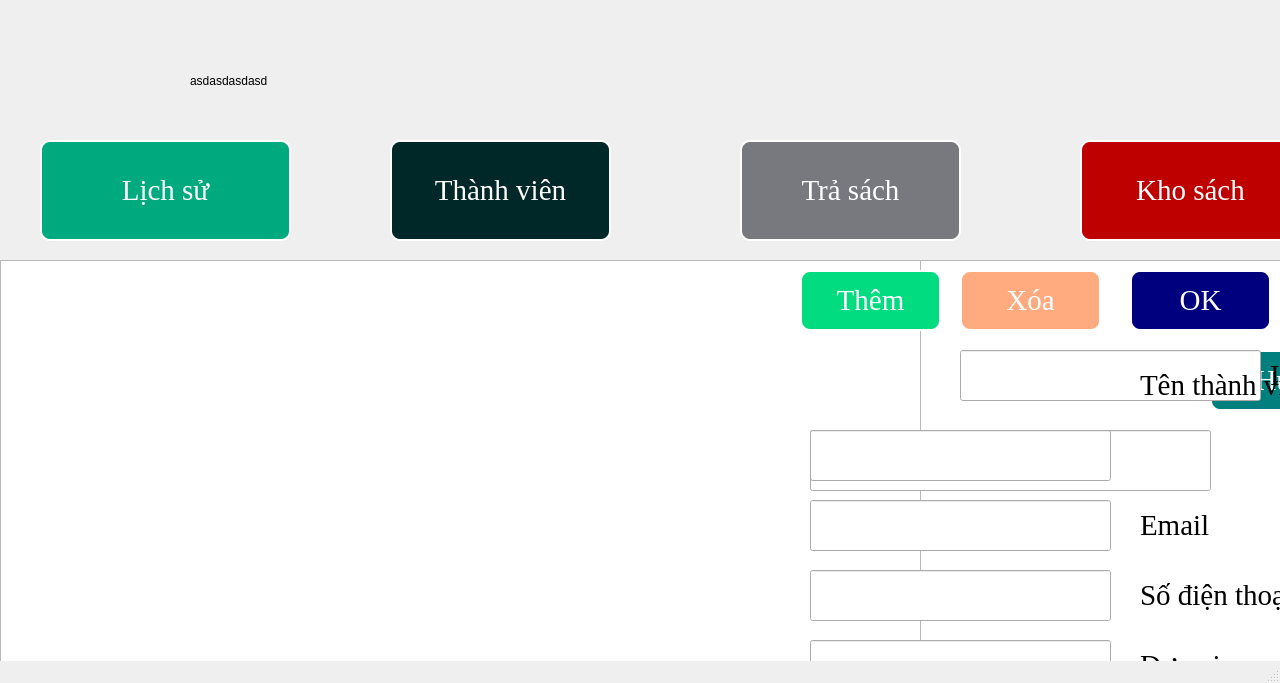
<?xml version="1.0" encoding="UTF-8"?>
<ui version="4.0">
 <class>MainWindow</class>
 <widget class="QMainWindow" name="MainWindow">
  <property name="geometry">
   <rect>
    <x>0</x>
    <y>0</y>
    <width>1280</width>
    <height>683</height>
   </rect>
  </property>
  <property name="maximumSize">
   <size>
    <width>1370</width>
    <height>901</height>
   </size>
  </property>
  <property name="windowTitle">
   <string>MainWindow</string>
  </property>
  <widget class="QWidget" name="centralwidget">
   <widget class="QPushButton" name="btn_log_lv1">
    <property name="geometry">
     <rect>
      <x>40</x>
      <y>140</y>
      <width>251</width>
      <height>101</height>
     </rect>
    </property>
    <property name="font">
     <font>
      <family>Times New Roman</family>
      <pointsize>22</pointsize>
     </font>
    </property>
    <property name="styleSheet">
     <string notr="true">QPushButton{
    background-color:rgb(0, 170, 127);
    color: white;
    border-style: outset;
    border-width: 2px;
    border-radius: 10px;
    border-color: white;
}

QPushButton::pressed{
    background-color: rgb(224,224,0);
    border-style: inset;
}</string>
    </property>
    <property name="text">
     <string>Lịch sử</string>
    </property>
   </widget>
   <widget class="QPushButton" name="btn_member_lv1">
    <property name="geometry">
     <rect>
      <x>390</x>
      <y>140</y>
      <width>221</width>
      <height>101</height>
     </rect>
    </property>
    <property name="font">
     <font>
      <family>Times New Roman</family>
      <pointsize>22</pointsize>
     </font>
    </property>
    <property name="styleSheet">
     <string notr="true">QPushButton{
    background-color:rgb(0, 40, 40);
    color: white;
    border-style: outset;
    border-width: 2px;
    border-radius: 10px;
    border-color: white;
}

QPushButton::pressed{
    background-color: rgb(224,224,0);
    border-style: inset;
}</string>
    </property>
    <property name="text">
     <string>Thành viên</string>
    </property>
   </widget>
   <widget class="QPushButton" name="btn_ret_lv1">
    <property name="geometry">
     <rect>
      <x>740</x>
      <y>140</y>
      <width>221</width>
      <height>101</height>
     </rect>
    </property>
    <property name="font">
     <font>
      <family>Times New Roman</family>
      <pointsize>22</pointsize>
     </font>
    </property>
    <property name="styleSheet">
     <string notr="true">QPushButton{
    background-color:rgb(120, 120, 127);
    color: white;
    border-style: outset;
    border-width: 2px;
    border-radius: 10px;
    border-color: white;
}

QPushButton::pressed{
    background-color: rgb(224,224,0);
    border-style: inset;
}</string>
    </property>
    <property name="text">
     <string>Trả sách</string>
    </property>
   </widget>
   <widget class="QPushButton" name="btn_store_lv1">
    <property name="geometry">
     <rect>
      <x>1080</x>
      <y>140</y>
      <width>221</width>
      <height>101</height>
     </rect>
    </property>
    <property name="font">
     <font>
      <family>Times New Roman</family>
      <pointsize>22</pointsize>
     </font>
    </property>
    <property name="styleSheet">
     <string notr="true">QPushButton{
    background-color:rgb(190,0,0);
    color: white;
    border-style: outset;
    border-width: 2px;
    border-radius: 10px;
    border-color: white;
}

QPushButton::pressed{
    background-color: rgb(224,224,0);
    border-style: inset;
}</string>
    </property>
    <property name="text">
     <string>Kho sách</string>
    </property>
   </widget>
   <widget class="QTableView" name="log_view">
    <property name="geometry">
     <rect>
      <x>0</x>
      <y>260</y>
      <width>1371</width>
      <height>641</height>
     </rect>
    </property>
   </widget>
   <widget class="QTableView" name="member_vview">
    <property name="geometry">
     <rect>
      <x>0</x>
      <y>260</y>
      <width>751</width>
      <height>621</height>
     </rect>
    </property>
   </widget>
   <widget class="QTableView" name="ret_view">
    <property name="geometry">
     <rect>
      <x>0</x>
      <y>260</y>
      <width>921</width>
      <height>631</height>
     </rect>
    </property>
   </widget>
   <widget class="QPushButton" name="btn_remove">
    <property name="geometry">
     <rect>
      <x>960</x>
      <y>270</y>
      <width>141</width>
      <height>61</height>
     </rect>
    </property>
    <property name="font">
     <font>
      <family>Times New Roman</family>
      <pointsize>22</pointsize>
     </font>
    </property>
    <property name="styleSheet">
     <string notr="true">QPushButton{
    background-color:rgb(255, 170, 127);
    color: white;
    border-style: outset;
    border-width: 2px;
    border-radius: 10px;
    border-color: white;
}

QPushButton::pressed{
    background-color: rgb(224,224,0);
    border-style: inset;
}</string>
    </property>
    <property name="text">
     <string>Xóa</string>
    </property>
   </widget>
   <widget class="QPushButton" name="btn_add_mem">
    <property name="geometry">
     <rect>
      <x>800</x>
      <y>270</y>
      <width>141</width>
      <height>61</height>
     </rect>
    </property>
    <property name="font">
     <font>
      <family>Times New Roman</family>
      <pointsize>22</pointsize>
     </font>
    </property>
    <property name="styleSheet">
     <string notr="true">QPushButton{
    background-color:rgb(0, 220, 127);
    color: white;
    border-style: outset;
    border-width: 2px;
    border-radius: 10px;
    border-color: white;
}

QPushButton::pressed{
    background-color: rgb(224,224,0);
    border-style: inset;
}</string>
    </property>
    <property name="text">
     <string>Thêm</string>
    </property>
   </widget>
   <widget class="QPushButton" name="btn_ret_comf">
    <property name="geometry">
     <rect>
      <x>1130</x>
      <y>270</y>
      <width>141</width>
      <height>61</height>
     </rect>
    </property>
    <property name="font">
     <font>
      <family>Times New Roman</family>
      <pointsize>22</pointsize>
     </font>
    </property>
    <property name="styleSheet">
     <string notr="true">QPushButton{
    background-color:rgb(0, 0, 127);
    color: white;
    border-style: outset;
    border-width: 2px;
    border-radius: 10px;
    border-color: white;
}

QPushButton::pressed{
    background-color: rgb(224,224,0);
    border-style: inset;
}</string>
    </property>
    <property name="text">
     <string>OK</string>
    </property>
   </widget>
   <widget class="QLineEdit" name="ret_text">
    <property name="geometry">
     <rect>
      <x>810</x>
      <y>430</y>
      <width>401</width>
      <height>61</height>
     </rect>
    </property>
    <property name="font">
     <font>
      <family>Times New Roman</family>
      <pointsize>22</pointsize>
     </font>
    </property>
   </widget>
   <widget class="QPushButton" name="btn_ret_comf_2">
    <property name="geometry">
     <rect>
      <x>1210</x>
      <y>350</y>
      <width>141</width>
      <height>61</height>
     </rect>
    </property>
    <property name="font">
     <font>
      <family>Times New Roman</family>
      <pointsize>22</pointsize>
     </font>
    </property>
    <property name="styleSheet">
     <string notr="true">QPushButton{
    background-color:rgb(0, 127, 127);
    color: white;
    border-style: outset;
    border-width: 2px;
    border-radius: 10px;
    border-color: white;
}

QPushButton::pressed{
    background-color: rgb(224,224,0);
    border-style: inset;
}</string>
    </property>
    <property name="text">
     <string>Hủy</string>
    </property>
   </widget>
   <widget class="QLineEdit" name="id_text_ctrs">
    <property name="geometry">
     <rect>
      <x>960</x>
      <y>350</y>
      <width>301</width>
      <height>51</height>
     </rect>
    </property>
    <property name="font">
     <font>
      <family>Times New Roman</family>
      <pointsize>22</pointsize>
     </font>
    </property>
   </widget>
   <widget class="QLineEdit" name="name_member">
    <property name="geometry">
     <rect>
      <x>810</x>
      <y>430</y>
      <width>301</width>
      <height>51</height>
     </rect>
    </property>
    <property name="font">
     <font>
      <family>Times New Roman</family>
      <pointsize>22</pointsize>
     </font>
    </property>
   </widget>
   <widget class="QLineEdit" name="email_member">
    <property name="geometry">
     <rect>
      <x>810</x>
      <y>500</y>
      <width>301</width>
      <height>51</height>
     </rect>
    </property>
    <property name="font">
     <font>
      <family>Times New Roman</family>
      <pointsize>22</pointsize>
     </font>
    </property>
   </widget>
   <widget class="QLineEdit" name="phone_member">
    <property name="geometry">
     <rect>
      <x>810</x>
      <y>570</y>
      <width>301</width>
      <height>51</height>
     </rect>
    </property>
    <property name="font">
     <font>
      <family>Times New Roman</family>
      <pointsize>22</pointsize>
     </font>
    </property>
   </widget>
   <widget class="QLineEdit" name="Unit_member">
    <property name="geometry">
     <rect>
      <x>810</x>
      <y>640</y>
      <width>301</width>
      <height>51</height>
     </rect>
    </property>
    <property name="font">
     <font>
      <family>Times New Roman</family>
      <pointsize>22</pointsize>
     </font>
    </property>
   </widget>
   <widget class="QLabel" name="label">
    <property name="geometry">
     <rect>
      <x>1140</x>
      <y>360</y>
      <width>191</width>
      <height>51</height>
     </rect>
    </property>
    <property name="font">
     <font>
      <family>Times New Roman</family>
      <pointsize>22</pointsize>
     </font>
    </property>
    <property name="text">
     <string>Tên thành viên</string>
    </property>
   </widget>
   <widget class="QLabel" name="label_2">
    <property name="geometry">
     <rect>
      <x>1270</x>
      <y>350</y>
      <width>191</width>
      <height>51</height>
     </rect>
    </property>
    <property name="font">
     <font>
      <family>Times New Roman</family>
      <pointsize>22</pointsize>
     </font>
    </property>
    <property name="text">
     <string>ID</string>
    </property>
   </widget>
   <widget class="QLabel" name="label_3">
    <property name="geometry">
     <rect>
      <x>1140</x>
      <y>500</y>
      <width>191</width>
      <height>51</height>
     </rect>
    </property>
    <property name="font">
     <font>
      <family>Times New Roman</family>
      <pointsize>22</pointsize>
     </font>
    </property>
    <property name="text">
     <string>Email</string>
    </property>
   </widget>
   <widget class="QLabel" name="label_4">
    <property name="geometry">
     <rect>
      <x>1140</x>
      <y>570</y>
      <width>191</width>
      <height>51</height>
     </rect>
    </property>
    <property name="font">
     <font>
      <family>Times New Roman</family>
      <pointsize>22</pointsize>
     </font>
    </property>
    <property name="text">
     <string>Số điện thoại</string>
    </property>
   </widget>
   <widget class="QLabel" name="label_5">
    <property name="geometry">
     <rect>
      <x>1140</x>
      <y>640</y>
      <width>191</width>
      <height>51</height>
     </rect>
    </property>
    <property name="font">
     <font>
      <family>Times New Roman</family>
      <pointsize>22</pointsize>
     </font>
    </property>
    <property name="text">
     <string>Đơn vị</string>
    </property>
   </widget>
   <widget class="QLabel" name="label_6">
    <property name="geometry">
     <rect>
      <x>190</x>
      <y>50</y>
      <width>271</width>
      <height>61</height>
     </rect>
    </property>
    <property name="text">
     <string>asdasdasdasd</string>
    </property>
   </widget>
   <zorder>btn_log_lv1</zorder>
   <zorder>btn_member_lv1</zorder>
   <zorder>btn_ret_lv1</zorder>
   <zorder>btn_store_lv1</zorder>
   <zorder>log_view</zorder>
   <zorder>member_vview</zorder>
   <zorder>ret_view</zorder>
   <zorder>btn_add_mem</zorder>
   <zorder>btn_remove</zorder>
   <zorder>btn_ret_comf</zorder>
   <zorder>ret_text</zorder>
   <zorder>btn_ret_comf_2</zorder>
   <zorder>id_text_ctrs</zorder>
   <zorder>name_member</zorder>
   <zorder>email_member</zorder>
   <zorder>phone_member</zorder>
   <zorder>Unit_member</zorder>
   <zorder>label</zorder>
   <zorder>label_2</zorder>
   <zorder>label_3</zorder>
   <zorder>label_4</zorder>
   <zorder>label_5</zorder>
   <zorder>label_6</zorder>
  </widget>
  <widget class="QStatusBar" name="statusbar"/>
 </widget>
 <resources/>
 <connections/>
</ui>
